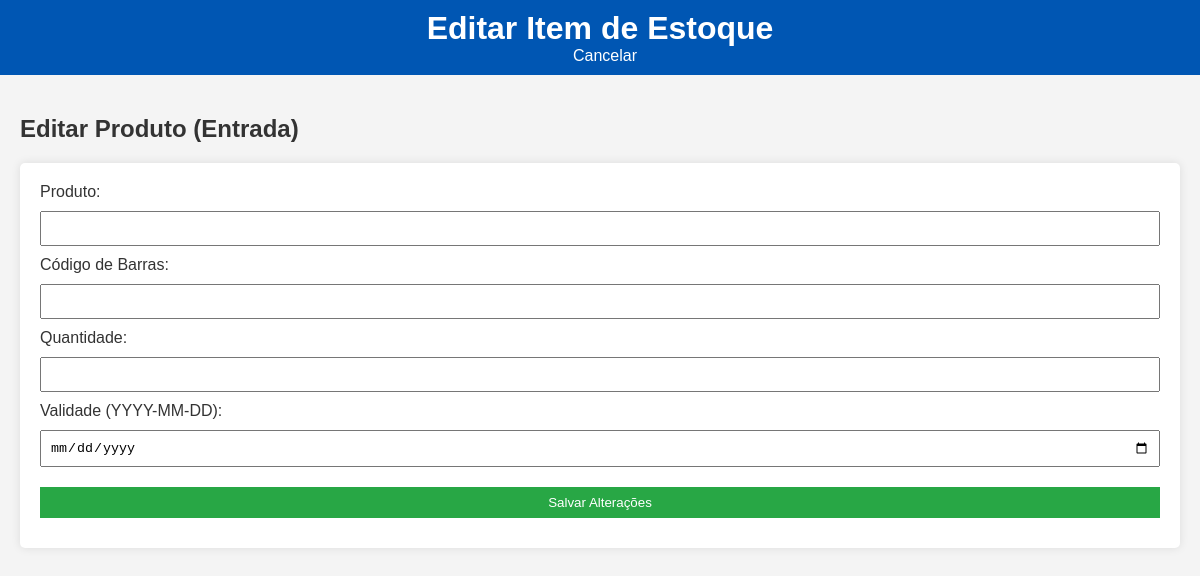
The app's page /estoque/editar/1, older data.
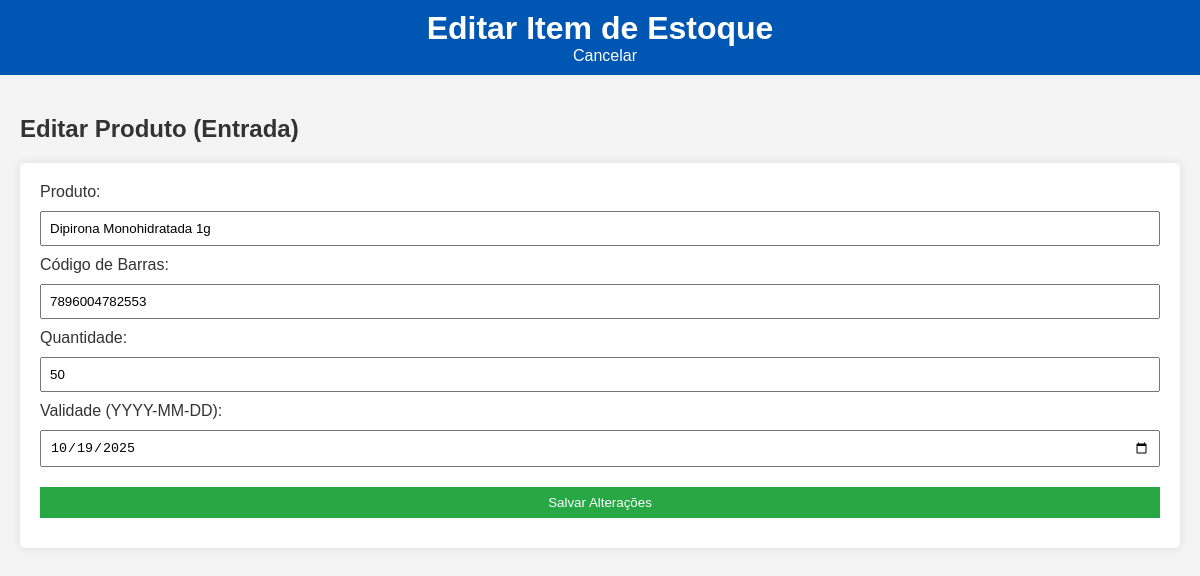
The same page, newer data.
### tables this page shows
CREATE TABLE estoque (
                 id INTEGER PRIMARY KEY,
                 produto TEXT,
                 codigo_barras TEXT,
                 quantidade INTEGER,
                 validade DATE);

### app.py (the view, shortened to what this page needs)
@app.route('/estoque/editar/<int:id>', methods=['GET', 'POST'])
def editar_item(id):
    conn = sqlite3.connect('gestao.db')
    c = conn.cursor()
    c.execute("SELECT * FROM estoque WHERE id = ?", (id,))
    item = c.fetchone()
    conn.close()
    return render_template('editar_item.html', item=item)

### templates/editar_item.html (shortened to what this page needs)
<!DOCTYPE html>
<html lang="pt-BR">
<head>
    <link rel="stylesheet" href="{{ url_for('static', filename='style.css') }}">
</head>
<body>
    <header>
        <h1>Editar Item de Estoque</h1>
        <a href="{{ url_for('estoque') }}" class="back-btn">Cancelar</a>
    </header>
    <main>
        <h2>Editar Produto (Entrada)</h2>
        <form method="POST" aria-label="Formulário de edição de produto">
            <label for="produto">Produto:</label>
            <input type="text" id="produto" name="produto" required aria-required="true" value="{{ item[1] }}" ><br>
            <label for="codigo_barras">Código de Barras:</label>
            <input type="text" id="codigo_barras" name="codigo_barras" required aria-required="true" value="{{ item[2] }}"><br>
            <label for="quantidade">Quantidade:</label>
            <input type="number" id="quantidade" name="quantidade" required aria-required="true" value="{{ item[3] }}"><br>
            <label for="validade">Validade (YYYY-MM-DD):</label>
            <input type="date" id="validade" name="validade" required aria-required="true" value="{{ item[4] }}"><br>
            <button type="submit">Salvar Alterações</button>
        </form>
    </main>
</body>
</html>

Row changes from the older to the newer data that the page shows:
added estoque: produto "Dipirona Monohidratada 1g", codigo_barras "7896004782553", quantidade "50", validade "10/19/2025"
